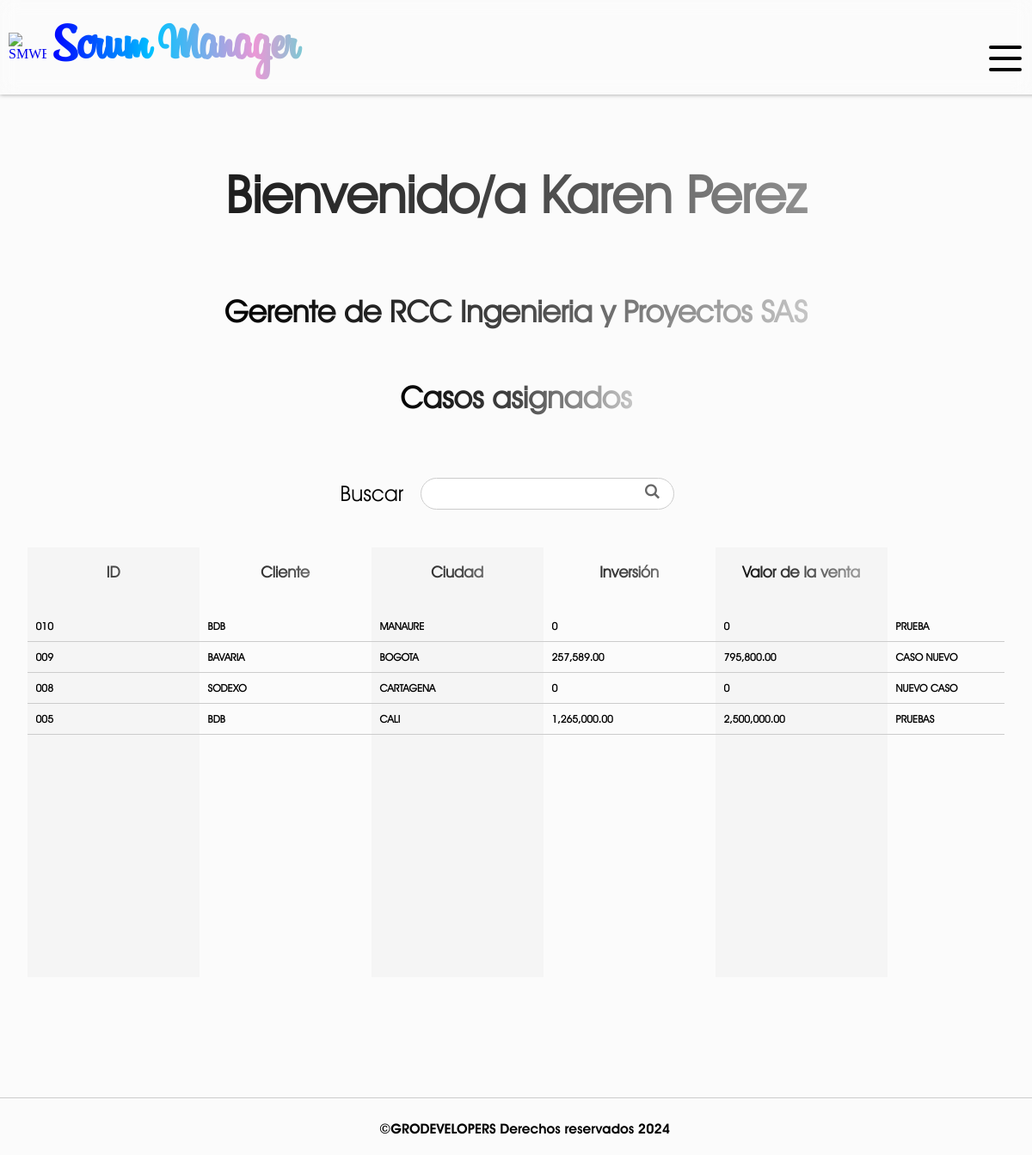
/ (signed in), run on the app's committed database.
### SMWEB/models.py (models this page shows, shortened)
class CustomUser(AbstractUser):
    rol = models.CharField(max_length=60, null=False)
    company = models.ForeignKey(Company, on_delete=models.CASCADE, null=True)
    class Meta:
        verbose_name = 'Usuario'
        verbose_name_plural = 'Usuarios'

class Company(models.Model):
    name = models.CharField(verbose_name="Empresa", max_length=255, null=False)
    status = models.BooleanField(verbose_name="¿Activo?", default= True)
    users_limit = models.IntegerField(verbose_name="Limite de usuarios", default=10)
    created_at = models.DateField(verbose_name="Creada el", auto_now_add=True)
    class Meta:
        verbose_name = 'Empresa'
        verbose_name_plural = 'Empresas'
    def __str__(self):
        return self.name

class WorkOrder(models.Model):
    order_id = models.CharField(verbose_name="Número de caso", max_length=255, primary_key = True)
    client = models.CharField(verbose_name="Cliente", max_length=255, null=False, default="")
    city = models.CharField(verbose_name="Ciudad", max_length=255, null=False)
    invesment = models.DecimalField(verbose_name="Inversión", max_digits=20, decimal_places=2, null= True)
    sales_value = models.DecimalField(verbose_name="Valor de venta", max_digits=20, decimal_places=2, null= True)
    service_description = models.TextField(verbose_name="Descripción del servicio")
    remarks = models.TextField("Observaciones del caso", null= True)
    in_charge = models.CharField(verbose_name="Encargado", max_length=255, null=False, default="")
    assigned_by = models.CharField(verbose_name="Asignado por", max_length=255, null= False, default="")
    status = models.CharField(verbose_name="Estado", max_length=50, null= False, default="Activo")
    created_at = models.DateField(verbose_name="Asignado el", auto_now_add=True)
    company = models.CharField(verbose_name="Empresa", max_length=255, null=False, default="")
    class Meta:
        verbose_name = 'Orden de trabajo'
        verbose_name_plural = 'Ordenes de trabajo'

### SMWEB/views.py (the view, shortened to what this page needs)
# urls.py: path('', views.inicio, name='inicio'),
def inicio(request):
    if request.user.is_authenticated:
        user_rol = request.user.rol
        user_company = request.user.company_id
        if user_rol == 'administrador':
            return render(request, 'index.html')
        if user_rol == 'gerente':
            orders = WorkOrder.objects.filter(company = user_company).order_by('-order_id')
            formatted_invesment = []
            formatted_sales = []
            for order in orders:
                if order.invesment is not None:
                    invesment = format_amount(order.invesment)
                    formatted_invesment.append(invesment)
                else:
                    formatted_invesment.append(0)
                if order.sales_value is not None:
                    sales = format_amount(order.sales_value)
                    formatted_sales.append(sales)
                else:
                    formatted_sales.append(0)
            return render(request, 'index.html',{
            'orders': orders,
            'formatted_invesment': formatted_invesment,
            'formatted_sales': formatted_sales
        })
        elif user_rol == 'recursos humanos':
            pass
        elif user_rol == 'financiero':
            pass
        elif user_rol == 'compras':
            pass
        elif user_rol == 'facturacion':
            finished_orders = FinishedOrder.objects.filter(company = user_company).order_by('-order_id')
            return render(request, 'index.html',{
            'finished_orders': finished_orders
        })
    return render(request, 'index.html')

### SMWEB/context_processors.py (called while the page is built)
def get_status(request):
    if request.user.is_authenticated:
        id = request.user.company_id
        company = Company.objects.get(id = id)
        return {
            'company': company
        }
    else:
        return {
            'company' : False
        }

def get_rejected_payments(request):
    if request.user.is_authenticated:
        company_id = request.user.company_id
        first_name = request.user.first_name
        rejected_payments = PaymentRejected.objects.filter(company = company_id).filter(in_charge = first_name.upper()).count()
        return {
            'rejected_payments': rejected_payments
        }
    return {
        'rejected_payments': False
        }

def get_payments(request):
    if request.user.is_authenticated:
        company_id = request.user.company_id
        rejected_payments = OrderPayment.objects.filter(company = company_id).count()
        return {
            'payments': rejected_payments
        }
    return {
        'payments': False
        }

### SMWEB/utils.py (called while the page is built)
def format_amount(amount):
    return f"{amount:,.2f}"

### SMWEB/templates/index.html (shortened to what this page needs)
{% extends "layout.html" %}
{% block content %}
    {% if user.is_authenticated %}
        {% if company.status %}
            <h1 id="title" >Bienvenido/a {{user.first_name}} {{user.last_name}}</h1>
            <h2 id="subtitle" class="subtitle_index">{{user.rol|capfirst}} de {{user.company}}</h2>
            {% if orders %}
                <h2 id="subtitle" class="subtitle_index">Casos asignados</h2>
                <form action="" method="post" class="search_engine">
                    <label for="search">Buscar</label>
                    <input type="text" name="search">
                    <input type="submit" class="symbol_search" value="L">
                </form>
                <section id="orders">
                    <div class="orders__column orders__column--id">
                        <h3 class="column__title-orders">ID</h3>
                        {% for order in orders %}
                            <div class="orders__element orders__element-id"><a href="{% url 'update-order' order.order_id %}">{{order.order_id}}</a></div>
                        {% endfor %}
                    </div>
                    <div class="orders__column orders__column--client">
                        <h3 class="column__title-orders">Cliente</h3>
                        {% for order in orders %}
                            <div class="orders__element orders__element-client">{{order.client}}</div>
                        {% endfor %}
                    </div>
                    <div class="orders__column orders__column--city">
                        <h3 class="column__title-orders">Ciudad</h3>
                        {% for order in orders %}
                            <div class="orders__element orders__element-city">{{order.city}}</div>
                        {% endfor %}
                    </div>
                    <div class="orders__column orders__column--invesment">
                        <h3 class="column__title-orders">Inversión</h3>
                        {% for invesment in formatted_invesment %}
                            <div class="orders__element orders__element-invesment">{{invesment}}</div>
                        {% endfor %}
                    </div>
                    <div class="orders__column orders__column--sales_value">
                        <h3 class="column__title-orders">Valor de la venta</h3>
                        {% for sales in formatted_sales %}
                            <div class="orders__element orders__element-sales_value">{{sales}}</div>
                        {% endfor %}
                    </div>
                    <div class="orders__column orders__column--service_description">
                        <h3 class="column__title-orders">Descripción</h3>
                        {% for order in orders %}
                            <div class="orders__element orders__element-service_description">{{order.service_description}}</div>
                        {% endfor %}
                    </div>
                </section>
            {% endif %}
        {% else %}
            <h1 id="title" >Lo siento {{user.first_name}}, tu empresa se encuentra inactiva</h1>
        {% endif %}
    {% else %}
        <h1 id="title" >Bienvenidos a Scrum Manager Web</h1>
        <h2 id="subtitle">Donde podrás gestionar tus tickets de manera eficaz</h2>
    {% endif %}
    {% load static %}
{% endblock %}

### SMWEB/static/css/styles.css (style rules this page uses)
:root { --title-font: 'Billabong'; --normal-font: 'Avant gardent light'; --menu-font: 'Avant gardent bold'; --symbol-font: 'Symbol'; }
* { text-decoration: none; }
body { background-color: #FBFBFB; margin: 0px; }
#content > #title { text-align: center; width: 100%; }
#title { font-family: var(--normal-font); font-size: 60px; background: linear-gradient(90deg, black, rgb(69, 69, 69), rgb(197, 197, 197)); -webkit-background-clip: text; -webkit-text-fill-color: transparent; }
#subtitle { font-family: var(--normal-font); font-size: 35px; background: linear-gradient(90deg, black, rgb(69, 69, 69), rgb(197, 197, 197)); -webkit-background-clip: text; -webkit-text-fill-color: transparent; }
.search_engine { width: 80%; height: 125px; display: flex; justify-content: center; align-items: center; position: relative; }
.search_engine label { font-family: var(--normal-font); font-size: 25px; }
.search_engine input[type="text"] { flex-basis: 30%; height: 20%; border-radius: 999px; outline: none; border: 1px solid #ccc; margin: 0px 20px; line-height: 15px; padding: 5px 15px; padding-right: 0px; font-family: var(--normal-font); font-size: 17px; transition: all 300ms; }
.search_engine input[type="submit"] { background-color: transparent; border: none; padding: 0px; cursor: pointer; color: #666; font-family: var(--symbol-font); font-size: 17px; font-weight: lighter; position: absolute; top: 40%; right: 32%; transition: all 300ms; }
#orders, #payments { width: 98%; height: 500px; justify-content: space-around; align-items:stretch; overflow-y: scroll; display: flex; flex-direction: row; flex-wrap: nowrap; }
.orders__column, .payments__column { min-width: 200px; }
.orders__column--service_description, .orders__column--remarks { min-width: 900px; }
.column__title-orders, .column__title { text-align: center; font-family: var(--normal-font); font-size: 18px; background: linear-gradient(90deg, black, rgb(69, 69, 69), rgb(197, 197, 197)); -webkit-background-clip: text; -webkit-text-fill-color: transparent; margin-bottom: 35px; }
.orders__element, .payments__element { font-family: var(--normal-font); font-size: 12px; font-weight: bold; border-bottom: 1px solid #ccc; padding: 10px 10px; transition: all 450ms; }
.orders__element-id > a, .payments__element-id > a { color: black; transition: all 450ms; }
.orders__column--id, .payments__column--id, .orders__column--created_at, .orders__column--finished_at, .orders__column--deleted_at, .orders__column--city, .payments__column--city, .orders__column--sales_value, .payments__column--sales_value, .orders__column--remarks, .payments__column--in_charge, .orders__column--assigned_by, .payments__column--account_owner, .payments__column--account_number, .payments__column--amount, .payments__column--made_by, .payments__column--rejected_at { background-color: #f0f0f084; }

### data on the page
CustomUser: first_name "Karen", last_name "Perez", rol "Gerente", company "RCC Ingenieria y Proyectos SAS"
WorkOrder: order_id "010", client "BDB", city "MANAURE", service_description "PRUEBA"
WorkOrder: order_id "009", client "BAVARIA", city "BOGOTA", service_description "CASO NUEVO"
WorkOrder: order_id "008", client "SODEXO", city "CARTAGENA", service_description "NUEVO CASO"
WorkOrder: order_id "005", client "BDB", city "CALI", service_description "PRUEBAS"

### other printed values
{{ invesment }} "0" "257,589.00" "0" "1,265,000.00"
{{ sales }} "0" "795,800.00" "0" "2,500,000.00"
